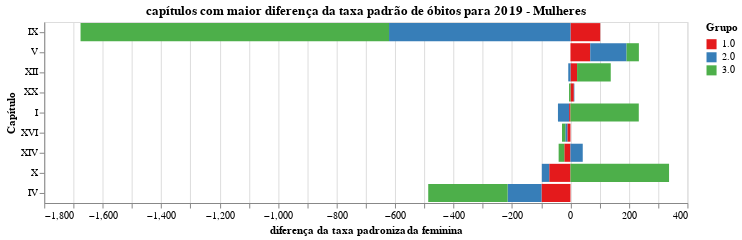

Here is the notebook cell this chart was saved with:
### Code cell
chart = plot_grafico_dif(pop_19, pop_r,
                         'taxa_obitos_esp_mulher', 
                         "capítulos com maior diferença da taxa padrão de óbitos para 2019 - Mulheres",
                        "diferença da taxa padronizada feminina")


#chart.save('tx_pad_m.svg')
chart

### Figure 1 — Vega-Lite specification as saved in the notebook (floating-point values rounded to 4 significant figures)
{"config": {"view": {"continuousWidth": 400, "continuousHeight": 300}, "range": {"category": {"scheme": "set1"}}}, "data": {"name": "data-5429df43648a057da71998678d00dc4a"}, "mark": "bar", "encoding": {"color": {"type": "nominal", "field": "grupo", "title": "Grupo"}, "order": {"type": "nominal", "field": "grupo", "sort": "ascending"}, "tooltip": {"type": "quantitative", "field": "taxa"}, "x": {"type": "quantitative", "field": "taxa", "title": "diferença da taxa padronizada feminina"}, "y": {"type": "nominal", "field": "capitulo", "sort": null, "title": "Capítulo"}}, "title": "capítulos com maior diferença da taxa padrão de óbitos para 2019 - Mulheres", "width": 640, "$schema": "https://vega.github.io/schema/vega-lite/v4.8.1.json", "datasets": {"data-5429df43648a057da71998678d00dc4a": [{"capitulo": "IX", "grupo": "1.0", "taxa": 101.7}, {"capitulo": "IX", "grupo": "2.0", "taxa": -620.6}, {"capitulo": "IX", "grupo": "3.0", "taxa": -1055.0}, {"capitulo": "V", "grupo": "1.0", "taxa": 67.59}, {"capitulo": "V", "grupo": "2.0", "taxa": 124.2}, {"capitulo": "V", "grupo": "3.0", "taxa": 42.16}, {"capitulo": "XII", "grupo": "1.0", "taxa": 22.55}, {"capitulo": "XII", "grupo": "2.0", "taxa": -7.573}, {"capitulo": "XII", "grupo": "3.0", "taxa": 115.2}, {"capitulo": "XX", "grupo": "1.0", "taxa": 11.5}, {"capitulo": "XX", "grupo": "2.0", "taxa": 1.841}, {"capitulo": "XX", "grupo": "3.0", "taxa": -4.907}, {"capitulo": "I", "grupo": "1.0", "taxa": -4.688}, {"capitulo": "I", "grupo": "2.0", "taxa": -38.16}, {"capitulo": "I", "grupo": "3.0", "taxa": 233.7}, {"capitulo": "XVI", "grupo": "1.0", "taxa": -10.74}, {"capitulo": "XVI", "grupo": "2.0", "taxa": -6.759}, {"capitulo": "XVI", "grupo": "3.0", "taxa": -11.42}, {"capitulo": "XIV", "grupo": "1.0", "taxa": -21.12}, {"capitulo": "XIV", "grupo": "2.0", "taxa": 41.96}, {"capitulo": "XIV", "grupo": "3.0", "taxa": -19.37}, {"capitulo": "X", "grupo": "1.0", "taxa": -72.72}, {"capitulo": "X", "grupo": "2.0", "taxa": -25.29}, {"capitulo": "X", "grupo": "3.0", "taxa": 337.2}, {"capitulo": "IV", "grupo": "1.0", "taxa": -99.11}, {"capitulo": "IV", "grupo": "2.0", "taxa": -115.8}, {"capitulo": "IV", "grupo": "3.0", "taxa": -271.6}]}}
